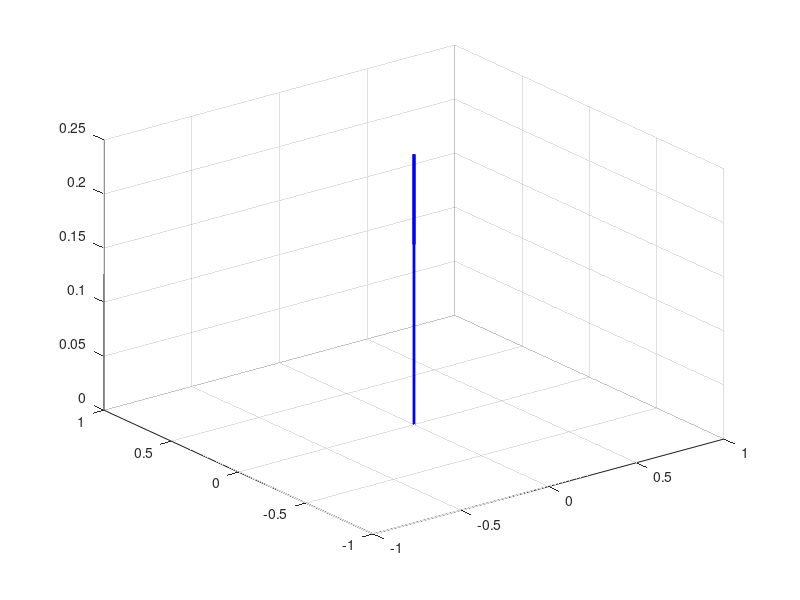

Write the MATLAB code that produced this figure. (Note: this script raises an error after producing the figure.)
clear
close all
clc

figure

%t1 = quiver3(0.0, 0.0, 0.0, 0.0, 0.0, 1.0, 0.25, 'Color', [1.0, 0.65, 0.0], 'LineWidth', 2.0);
quivers = quiver3(0.0, 0.0, 0.0, 0.0, 0.0, 1.0, 0.25, 'Color','b', 'LineWidth', 2.0);

% set z offset for arm if needed
[link1, verts1] = linkGeneration();
[link2, verts2] = linkGeneration();

%provide an offset for verts 2
z_offset = -0.1;
verts2 = bsxfun(@plus, verts2, [0.0, 0.0, z_offset]);

xlim([-2.25 2.25])
ylim([-2.25 2.25])
zlim([-1 1])

%set(gca,'xtick',[])
set(gca,'xticklabel',[])
%set(gca,'ytick',[])
set(gca,'yticklabel',[])
%set(gca,'ztick',[])
set(gca,'zticklabel',[])

camlight
campos([0.0 0.0 2]);
camorbit(5,20,'camera')

axis equal

traj1 = animatedline('Marker','none', 'Color', [0.4, 0.4, 0.4], 'LineWidth', 1.0);
traj2 = animatedline('Marker','none', 'Color', [0.4, 0.4, 0.4], 'LineWidth', 1.0);

%torques

th1 = linspace(1,90,90);
th2 = linspace(1,90,90);
th1
size(th1,1)

for i=1:size(th1,2)
    [fr1, pos1, fr2, pos2] = planar_fk2(th1(i), th2(i));

    linkTransform(link1, verts1, fr1)
    linkTransform(link2, verts2, fr2)

    addpoints(traj1, pos1(1), pos1(2), pos1(3));
    addpoints(traj2, pos2(1), pos2(2), pos2(3)+z_offset);

    %set(t1, 'wdata', 0.05 + i/45 ); % positon of joint 1 is fixed
    set(quivers, 'xdata', pos1(1),'ydata', pos1(2), 'wdata', 0.05 + i/45);

    axis equal
    xlim([-2.25 2.25])
    ylim([-2.25 2.25])
    zlim([-1 1])

    drawnow;
    %axis equal
    %xlim([-3 3])
    %ylim([-3 3])
    %zlim([-3 3])
end

%pause(33)
